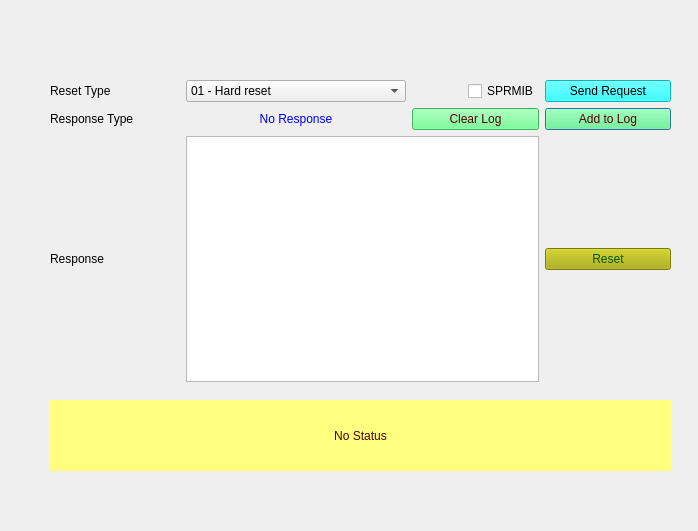
<?xml version="1.0" encoding="UTF-8"?>
<ui version="4.0">
 <class>Form_SID11</class>
 <widget class="QDialog" name="Form_SID11">
  <property name="geometry">
   <rect>
    <x>0</x>
    <y>0</y>
    <width>698</width>
    <height>531</height>
   </rect>
  </property>
  <property name="windowTitle">
   <string>ECU Reset Service 11</string>
  </property>
  <widget class="QWidget" name="layoutWidget">
   <property name="geometry">
    <rect>
     <x>50</x>
     <y>80</y>
     <width>621</width>
     <height>302</height>
    </rect>
   </property>
   <layout class="QGridLayout" name="gridLayout">
    <property name="sizeConstraint">
     <enum>QLayout::SetNoConstraint</enum>
    </property>
    <item row="3" column="3">
     <widget class="QPushButton" name="pushButton_appendLog">
      <property name="styleSheet">
       <string notr="true">background-color: rgb(85, 255, 127);
color: rgb(85, 0, 0);</string>
      </property>
      <property name="text">
       <string>Add to Log</string>
      </property>
     </widget>
    </item>
    <item row="6" column="1" colspan="2">
     <widget class="QTextBrowser" name="textBrowser_Resp"/>
    </item>
    <item row="3" column="2">
     <widget class="QPushButton" name="pushButton_clearLog">
      <property name="styleSheet">
       <string notr="true">background-color: rgb(85, 255, 127);
color: rgb(85, 0, 0);</string>
      </property>
      <property name="text">
       <string>Clear Log</string>
      </property>
     </widget>
    </item>
    <item row="0" column="1" alignment="Qt::AlignHCenter">
     <widget class="QComboBox" name="comboBox_ECUReset">
      <property name="minimumSize">
       <size>
        <width>220</width>
        <height>0</height>
       </size>
      </property>
      <property name="maximumSize">
       <size>
        <width>220</width>
        <height>16777215</height>
       </size>
      </property>
      <property name="toolTip">
       <string>Select the ECU Reset to which you want ECU to move. If your reset type is not in list then contact admin</string>
      </property>
      <item>
       <property name="text">
        <string>01 - Hard reset</string>
       </property>
      </item>
      <item>
       <property name="text">
        <string>02 - KeyOffOn reset</string>
       </property>
      </item>
      <item>
       <property name="text">
        <string>03 - Soft reset</string>
       </property>
      </item>
     </widget>
    </item>
    <item row="3" column="1">
     <widget class="QLabel" name="label_ResType">
      <property name="autoFillBackground">
       <bool>false</bool>
      </property>
      <property name="styleSheet">
       <string notr="true">color: rgb(0, 0, 255);</string>
      </property>
      <property name="text">
       <string>No Response</string>
      </property>
      <property name="alignment">
       <set>Qt::AlignCenter</set>
      </property>
     </widget>
    </item>
    <item row="3" column="0">
     <widget class="QLabel" name="label_2">
      <property name="minimumSize">
       <size>
        <width>130</width>
        <height>0</height>
       </size>
      </property>
      <property name="text">
       <string>Response Type</string>
      </property>
     </widget>
    </item>
    <item row="6" column="0">
     <widget class="QLabel" name="label_3">
      <property name="text">
       <string>Response</string>
      </property>
     </widget>
    </item>
    <item row="6" column="3">
     <widget class="QPushButton" name="pushButton_reset">
      <property name="styleSheet">
       <string notr="true">background-color: rgb(170, 170, 0);
font: 75 8pt &quot;MS Shell Dlg 2&quot;;
color: rgb(0, 85, 0);</string>
      </property>
      <property name="text">
       <string>Reset</string>
      </property>
     </widget>
    </item>
    <item row="0" column="0">
     <widget class="QLabel" name="label">
      <property name="text">
       <string>Reset Type</string>
      </property>
     </widget>
    </item>
    <item row="0" column="3">
     <widget class="QPushButton" name="pushButton_Send11Req">
      <property name="toolTip">
       <string>Sends the 11 service request to ECU</string>
      </property>
      <property name="styleSheet">
       <string notr="true">background-color: rgb(0, 255, 255);
border-color: rgb(0, 0, 0);
color: rgb(0, 0, 0);</string>
      </property>
      <property name="text">
       <string>Send Request</string>
      </property>
     </widget>
    </item>
    <item row="0" column="2" alignment="Qt::AlignRight">
     <widget class="QCheckBox" name="checkBox_suppressposmsg">
      <property name="toolTip">
       <string>If selected then Suppress Positive Response Message Indication bit will be set in Subfunction</string>
      </property>
      <property name="text">
       <string>SPRMIB</string>
      </property>
     </widget>
    </item>
   </layout>
   <zorder>pushButton_appendLog</zorder>
   <zorder>label_ResType</zorder>
   <zorder>textBrowser_Resp</zorder>
   <zorder>pushButton_clearLog</zorder>
   <zorder>label</zorder>
   <zorder>pushButton_reset</zorder>
   <zorder>label_3</zorder>
   <zorder>pushButton_Send11Req</zorder>
   <zorder>comboBox_ECUReset</zorder>
   <zorder>label_2</zorder>
   <zorder>checkBox_suppressposmsg</zorder>
  </widget>
  <widget class="QLabel" name="label_status">
   <property name="geometry">
    <rect>
     <x>50</x>
     <y>400</y>
     <width>621</width>
     <height>71</height>
    </rect>
   </property>
   <property name="styleSheet">
    <string notr="true">background-color: rgb(255, 255, 127);
color: rgb(85, 0, 0);
border-color: rgb(0, 0, 255);</string>
   </property>
   <property name="text">
    <string>No Status</string>
   </property>
   <property name="alignment">
    <set>Qt::AlignCenter</set>
   </property>
   <property name="wordWrap">
    <bool>true</bool>
   </property>
  </widget>
 </widget>
 <resources/>
 <connections/>
</ui>
